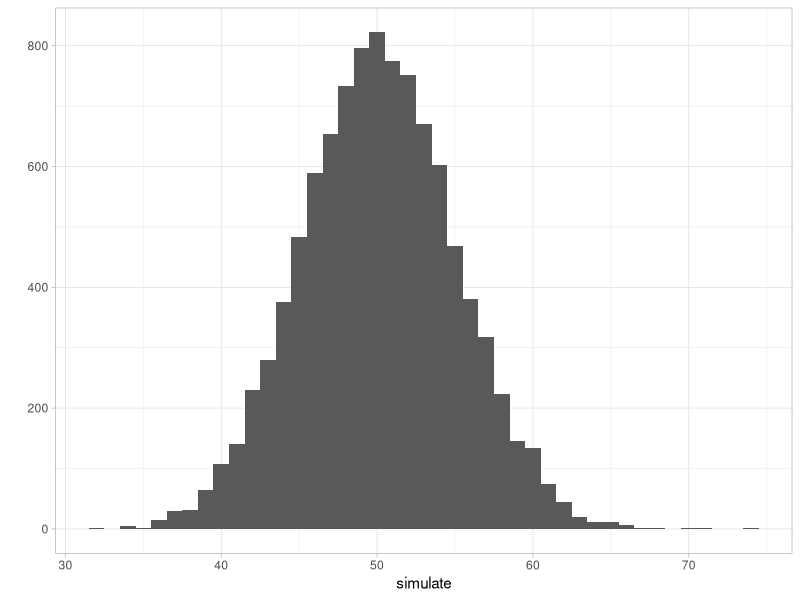
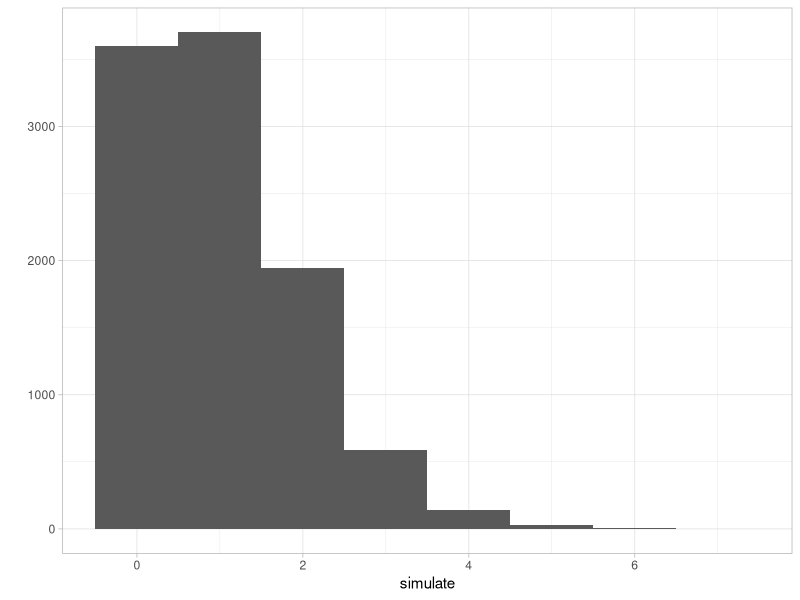

The R script that drew these images, in order:
## ---- chunk 1
library(tidyverse)
## ---- chunk 2
qnorm(0.10,176,62)
qnorm(0.9,176,62)
## ---- chunk 3
dbinom(x=2,size=5,prob=0.25)
## ---- chunk 4
dbinom(x=3,size=5,prob=0.25)
## ---- chunk 5
1 - pbinom(q=3,size=5,prob=0.25)
## ---- chunk 6
0.54*50

1 - pbinom(26,50,0.25)
## ---- chunk 7
1 - pbinom(26,50,1/3)
## ---- chunk 8
1 - pbinom(26,50,0.5)
## ---- chunk 9
qbinom(0.025,50,0.25)
qbinom(0.975,50,0.25)
## ---- chunk 10
1 - pbinom(2,4,0.80)
## ---- chunk 11
1 - pbinom(2,4,0.20)
## ---- chunk 12
simulate <- rbinom(n=10000, size=100, prob=0.5) 
## ---- chunk 13
mean(simulate)
## ---- chunk 14
sd(simulate)
## ---- chunk 15
library(tidyverse)
library(ggthemes)
## ---- chunk 16
qplot(simulate,binwidth=1) + theme_light()
## ---- chunk 17
simulate <- rbinom(n=10000,size = 20, prob = 0.05)
qplot(simulate,binwidth=1) + theme_light()
